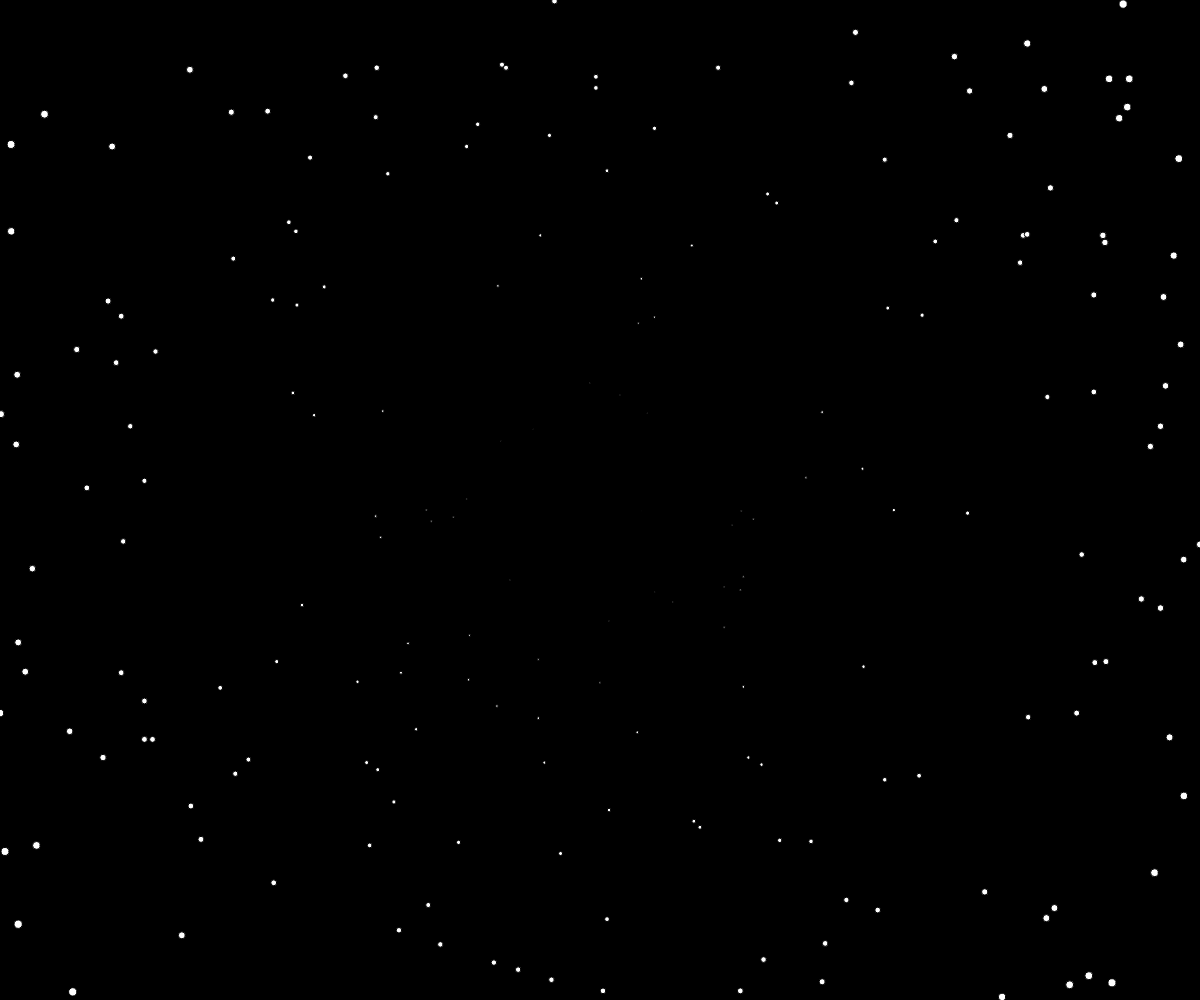
Frame 1 (no input)
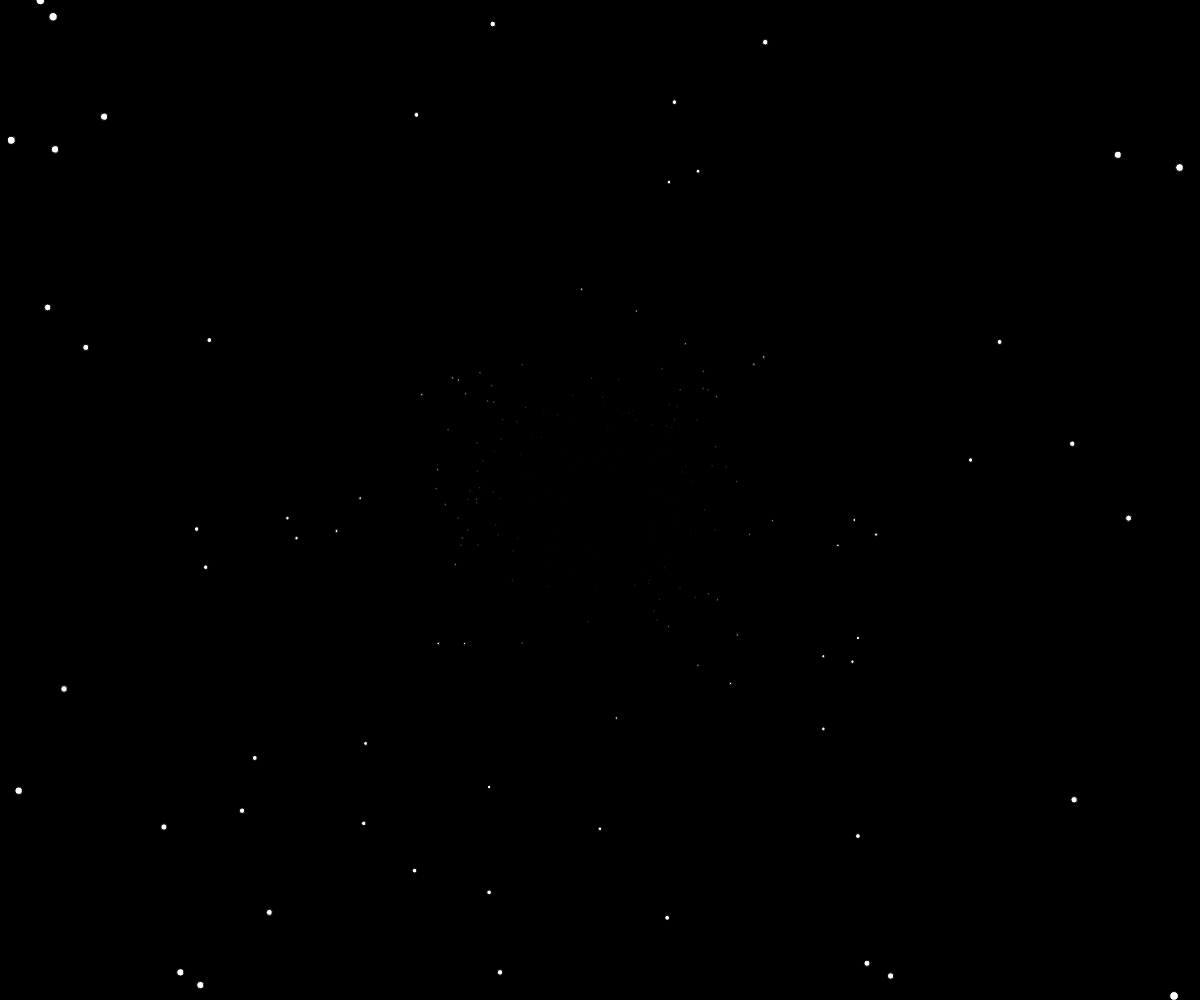
Frame 60 (no input)
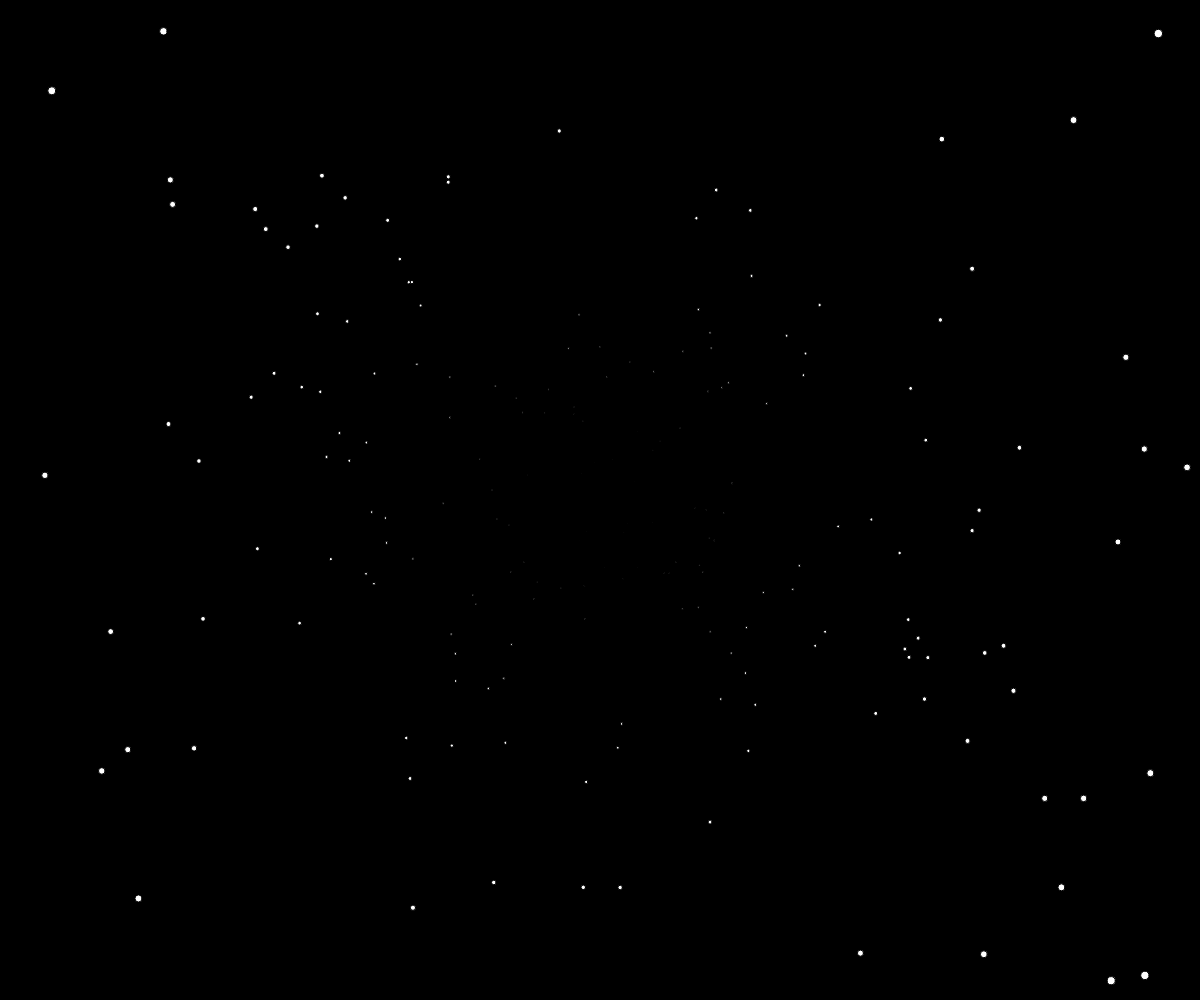
Frame 120 (the mouse pressed at the canvas centre since frame 60)

The p5.js sketch that drew these frames (run headless with seeded random() and noise() and a simulated clock; from frame 60 on, the mouse is pressed at the canvas centre):

// p5.js sketch
// ── sketch.js

let starCount = 200;
var starSpeedFactor = 0.01;

function setup() {
  // put setup code here
  createCanvas(windowWidth, windowHeight);
  frameRate(60);
}

function windowResized() {
  resizeCanvas(windowWidth, windowHeight);
  stars = createStars();
}

var n = 0;
var stars = [];

function draw() {
  background(0);
  if(n === 0) {
    stars = createStars();
    n++;
  }
  if(mouseIsPressed) {
    starSpeedFactor = 0.1;
  } else {
    starSpeedFactor = 0.01;
  }
  moveStars(stars);
}

function createStars() {
  var stars = [];
  for (i = 0; i < starCount; i++) {
    stars[i] = [Math.floor(Math.random() * windowWidth + 1), Math.floor(Math.random() * windowHeight + 1)];
  }
  return stars;
}

function moveStars(stars) {
    var i = 0;
    while(i < starCount) {
      if (stars[i][0] > windowWidth / 2) {
        stars[i][0] += (stars[i][0] - windowWidth / 2) * starSpeedFactor;
      } else {
        stars[i][0] -= (windowWidth / 2 - stars[i][0]) * starSpeedFactor;
      }
      if (stars[i][1] > windowHeight / 2) {
        stars[i][1] += (stars[i][1] - windowHeight / 2) * starSpeedFactor;
      } else {
        stars[i][1] -= (windowHeight / 2 - stars[i][1]) * starSpeedFactor;
      }
      if(stars[i][0] > windowWidth || stars[i][0] < 0 || stars[i][1] > windowHeight || stars[i][1] < 0) {
        stars[i] = [windowWidth * 25 / 60 + Math.floor(Math.random() * (windowWidth * 10 / 60)), windowHeight * 25 / 60 + Math.floor(Math.random() * (windowHeight * 10 / 60))];
      } else {
        var euclid_dist = Math.sqrt(Math.pow(stars[i][0] - windowWidth / 2, 2) + Math.pow(stars[i][1] - windowHeight / 2, 2));
        var size = euclid_dist / (windowWidth / 2) * 7;
        ellipse(stars[i][0], stars[i][1], size, size);
      }
      i++;
    }
}

function precisionRound(number, precision) {
  var factor = Math.pow(10, precision);
  return Math.round(number * factor) / factor;
}

// ── style.css

html, body {
  height: 100%;
}

body {
  margin: 0;
  display: flex;


  justify-content: center;

  
  align-items: center;
}
